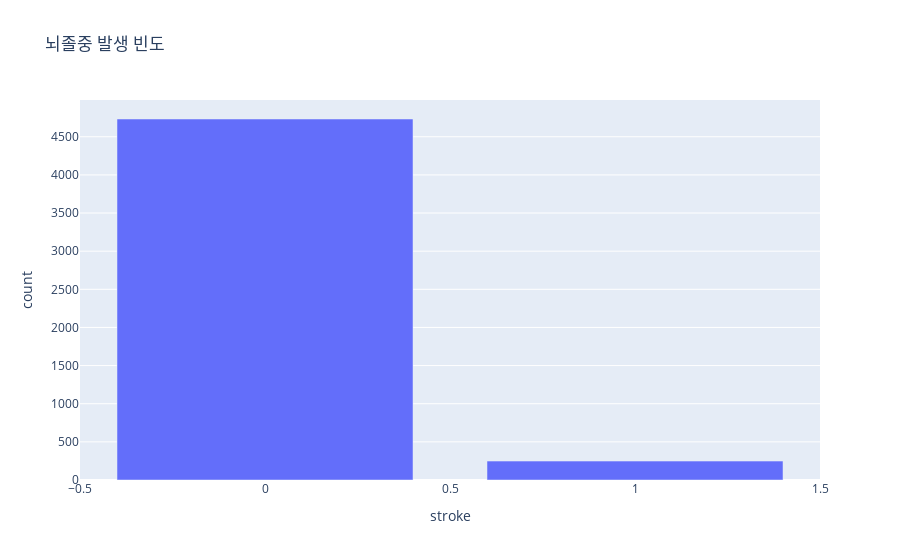

The notebook cell this image was saved under:
### Markdown cell above
1. 뇌졸중 발생 분포

### Code cell
stroke_counts = data['stroke'].value_counts().reset_index()
stroke_counts.columns = ['stroke', 'count']
px.bar(stroke_counts, x='stroke', y='count', title='뇌졸중 발생 빈도')

### Figure 1 — Plotly figure (JSON) as saved in the notebook; plotly's stock layout.template omitted (floating-point values rounded to 4 significant figures)
{"data": [{"alignmentgroup": "True", "hovertemplate": "stroke=%{x}<br>count=%{y}<extra></extra>", "legendgroup": "", "marker": {"color": "#636efa", "pattern": {"shape": ""}}, "name": "", "offsetgroup": "", "orientation": "v", "showlegend": false, "textposition": "auto", "type": "bar", "x": [0, 1], "xaxis": "x", "y": [4733, 248], "yaxis": "y"}], "layout": {"barmode": "relative", "legend": {"tracegroupgap": 0}, "title": {"text": "뇌졸중 발생 빈도"}, "xaxis": {"anchor": "y", "domain": [0, 1], "title": {"text": "stroke"}}, "yaxis": {"anchor": "x", "domain": [0, 1], "title": {"text": "count"}}}}
